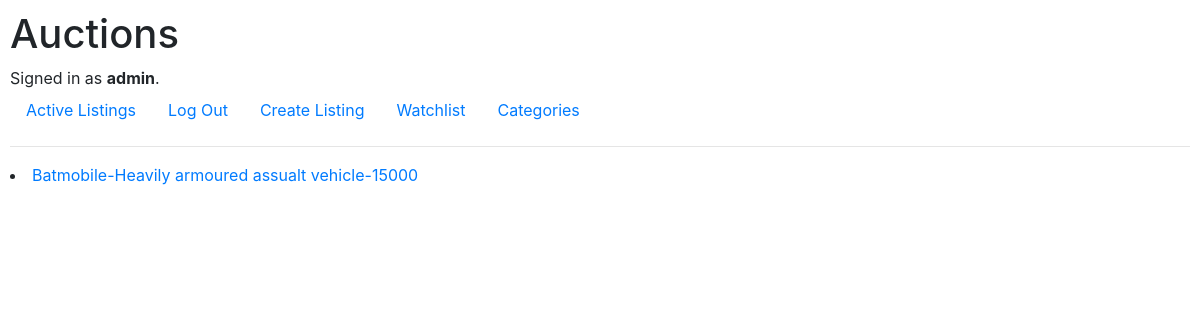
Screenshot of /category/DC (signed in) with the database file from the repository.
### auctions/models.py (models this page shows, shortened)
class User(AbstractUser):
    pass

class Listing(models.Model):
    title      =models.CharField(max_length=200)
    description=models.CharField(max_length=4000)
    base_bid   =models.IntegerField()
    url        =models.URLField(max_length=4000, blank=True)
    category   =models.CharField(null=True, max_length=4000)
    created_by =models.ForeignKey(User,on_delete=models.CASCADE,null=True,related_name='created_by')
    status =models.BooleanField(default=True)
    winner=models.ForeignKey(User,on_delete=models.CASCADE,null=True,related_name='winner')
    def __str__(self):
        return f"{self.title}-{self.description}-{self.base_bid}"

### auctions/views.py (the view)
# urls.py: path("category/<str:name>",views.category_page,name="category_page"),
def category_page(request,name):
    l=Listing.objects.filter(category=name)
    return render(request,"auctions/categ_page.html",{'categ':l})

### auctions/templates/auctions/categ_page.html
{% extends "auctions/layout.html" %}
{% block body %}
{% for item in categ%}
<li><a href="/list/{{item.id}}">{{item}}</a></li>
{% endfor %}
{% endblock %}

### auctions/templates/auctions/layout.html (shortened to what this page needs)
{% load static %}
<!DOCTYPE html>
<html lang="en">
    <head>
        <link rel="stylesheet" href="https://stackpath.bootstrapcdn.com/bootstrap/4.4.1/css/bootstrap.min.css">
        <link href="{% static 'auctions/styles.css' %}" rel="stylesheet">
    </head>
    <body>
        <h1>Auctions</h1>
        <div>
            {% if user.is_authenticated %}
                Signed in as <strong>{{ user.username }}</strong>.
            {% else %}
                Not signed in.
            {% endif %}
        </div>
        <ul class="nav">
            <li class="nav-item">
                <a class="nav-link" href="{% url 'index' %}">Active Listings</a>
            </li>
            {% if user.is_authenticated %}
                <li class="nav-item">
                    <a class="nav-link" href="{% url 'logout' %}">Log Out</a>
                </li>
                <li class="nav-item">
                   <a class="nav-link" href="{% url 'add_listing' %}">Create Listing</a>
               </li>
               <li class="nav-item">
                   <a class="nav-link" href="{% url 'watchlist' %}">Watchlist</a>
               </li>
               <li class="nav-item">
                   <a class="nav-link" href="{% url 'categories'%}">Categories</a>
               </li>
            {% endif %}
        </ul>
        <hr>
        {% block body %}
        {% endblock %}
    </body>
</html>

### auctions/static/auctions/styles.css (style rules this page uses)
body { padding: 10px; background-color: white; }

### rows the page displays
User: username "admin"
Listing: title+description+base_bid "Batmobile-Heavily armoured assualt vehicle-15000"
